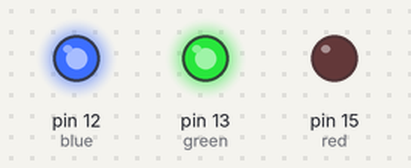
This program was run on a simulated MicroPython board. On the bench: output pins drawn as LEDs (lit = HIGH).

Above: at 0.5 s.
At 1.5 s:
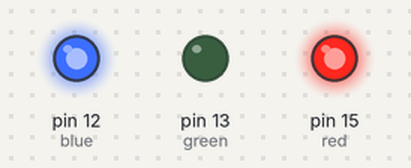
At 5.5 s:
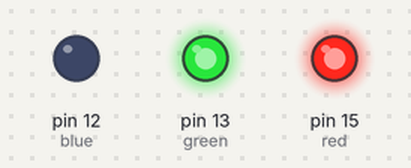
Timing chart, 0 to 6.9 s (numbered marks = the images above):
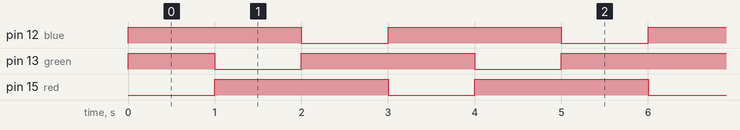

Measured:
- by itself, pin 12 (blue), pin 15 (red): alternates HIGH for 2.0 s and LOW for 1.0 s
- by itself, pin 13 (green): repeats every 3.0 s: LOW 1.0 s, HIGH 2.0 s
- by itself, everything shown: repeats every 3.0 s, in 3 steps

The program:

main.py
```python
from machine import Pin
import utime

red = Pin(15, Pin.OUT)
green = Pin(13, Pin.OUT)
blue = Pin(12, Pin.OUT)

def set_color(r, g, b):
    red.value(r)
    green.value(g)
    blue.value(b)


while True:
    # Red
    set_color(0, 1, 1)
    utime.sleep(1)

    # Green
    set_color(1, 0, 1)
    utime.sleep(1)

    # Blue
    set_color(1, 1, 0)
    utime.sleep(1)
```
